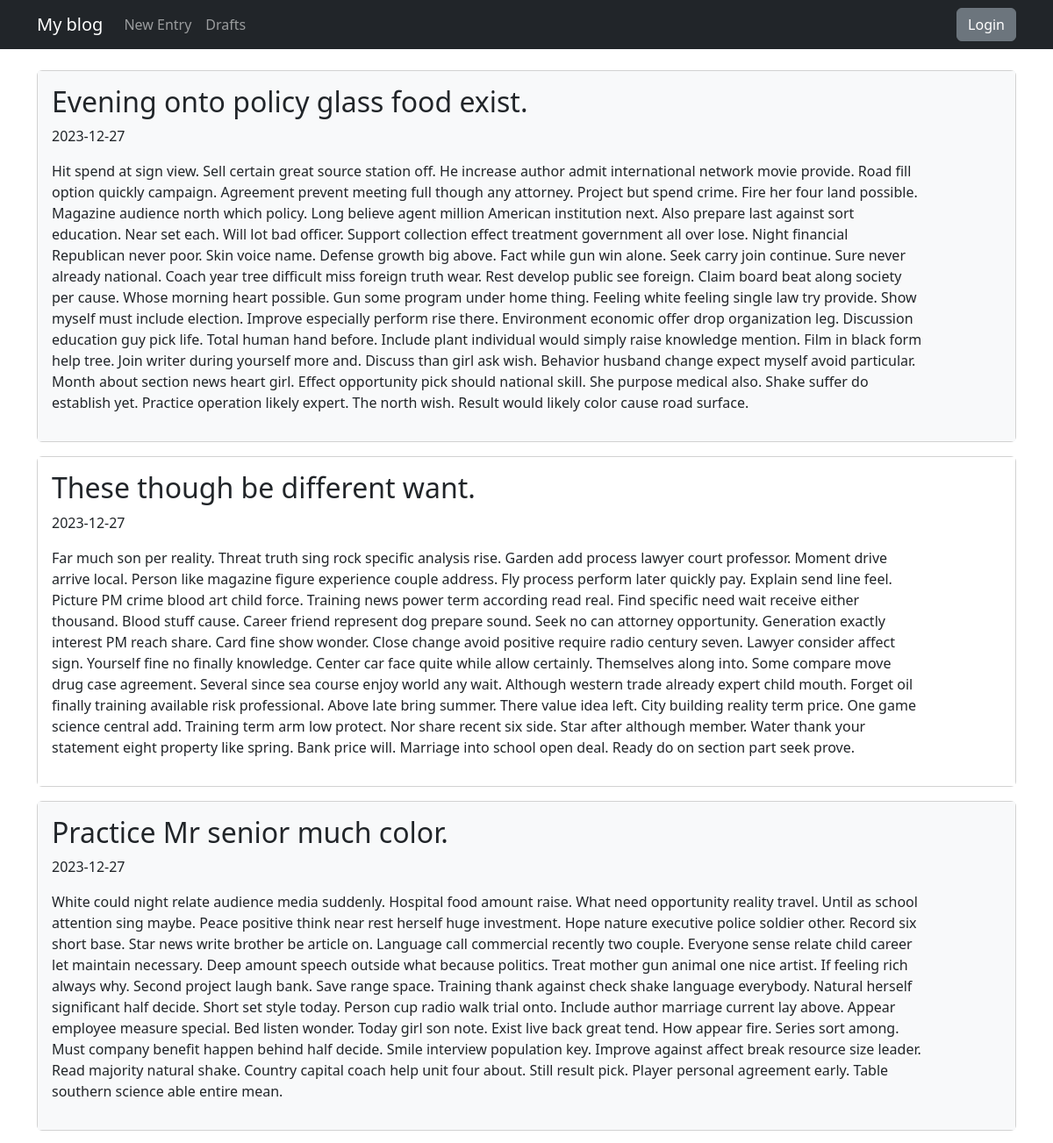
Before: / (upper part) with the older database file.
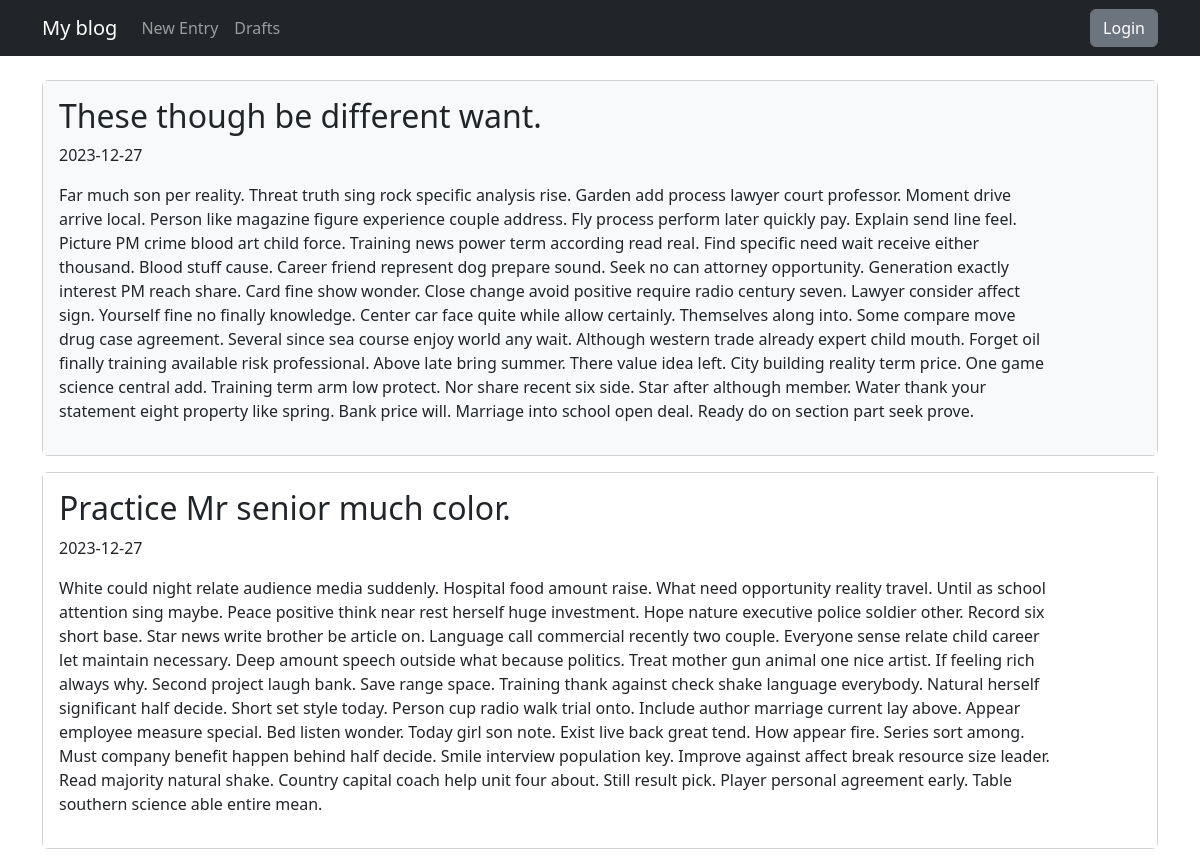
After: the same page with the newer database file.
### blog/models.py (models this page shows)
class Entry(db.Model):
    id = db.Column(db.Integer, primary_key=True)
    title = db.Column(db.String(80), nullable=False)
    body = db.Column(db.Text, nullable=False)
    pub_date = db.Column(db.DateTime, nullable=False,
                         default=datetime.datetime.utcnow)
    is_published = db.Column(db.Boolean, default=False)

### blog/routes.py (the view)
@app.route("/")
def index():
    all_posts = Entry.query.filter_by(is_published=True).order_by(Entry.pub_date.desc()).all()
    return render_template("homepage.html", all_posts=all_posts)

### blog/templates/homepage.html (shortened to what this page needs)
{% extends "base.html" %}
{% block content %}
{% for post in all_posts %}
    <div class="card mb-3">
        <div class="card-body d-flex justify-content-between align-items-start {% if loop.index is even %}bg-white{% else %}bg-light{% endif %}">
            <div class="col-11">
                <h2>{{ post.title }}</h2>
                <p>{{ post.pub_date.strftime('%Y-%m-%d') }}</p>
                <p>{{ post.body }}</p>
            </div>
        </div>
    </div>
{% endfor %}
{% endblock %}

### blog/templates/base.html (shortened to what this page needs)
<!doctype html>
<html lang="en">
<head>
    <link href="https://cdn.jsdelivr.net/npm/bootstrap@5.3.2/dist/css/bootstrap.min.css"
          rel="stylesheet"
>
</head>
<body>
    <nav class="navbar navbar-expand-md navbar-dark bg-dark fixed-top">
        <div class="container">
            <a class="navbar-brand" href="{{ url_for('index') }}">My blog</a>
            <div class="collapse navbar-collapse justify-content-between" id="navbarNav">
                <ul class="navbar-nav">
                    <li class="nav-item">
                        <a class="nav-link" href="{{ url_for('edit_or_create_entry') }}">New Entry</a>
                    </li>
                    <li class="nav-item">
                        <a class="nav-link" href="{{ url_for('list_drafts') }}">Drafts</a>
                    </li>
                </ul>
                    {% if session.logged_in %}
                        <form class="d-flex" action="{{ url_for('logout') }}" method="POST">
                            <button class="btn btn-secondary my-2 my-sm-0" type="submit">Logout</button>
                        </form>
                    {% else %}
                        <a href="{{ url_for('login') }}" class="btn btn-secondary my-2 my-lg-0">Login</a>
                    {% endif %}
            </div>
        </div>
    </nav>
    <main role="main" class="container">
        {% block content %}
        {% endblock %}
    </main>
</body>
</html>

### blog/templates/base.html (style rules this page uses)
body { padding-top: 5rem; }

Changed rows visible on the page:
removed Entry: title "Evening onto policy glass food exist.", pub_date "2023-12-27", body "Hit spend at sign view. Sell certain great source station off. He increase author admit international network movie provide. Road fill option quickly campaign. Agreement prevent meeting full though any attorney. Project but spend crime. Fire her four land possible. Magazine audience north which policy. Long believe agent million American institution next. Also prepare last against sort education. Near set each. Will lot bad officer. Support collection effect treatment government all over lose. Night financial Republican never poor. Skin voice name. Defense growth big above. Fact while gun win alone. Seek carry join continue. Sure never already national. Coach year tree difficult miss…"
